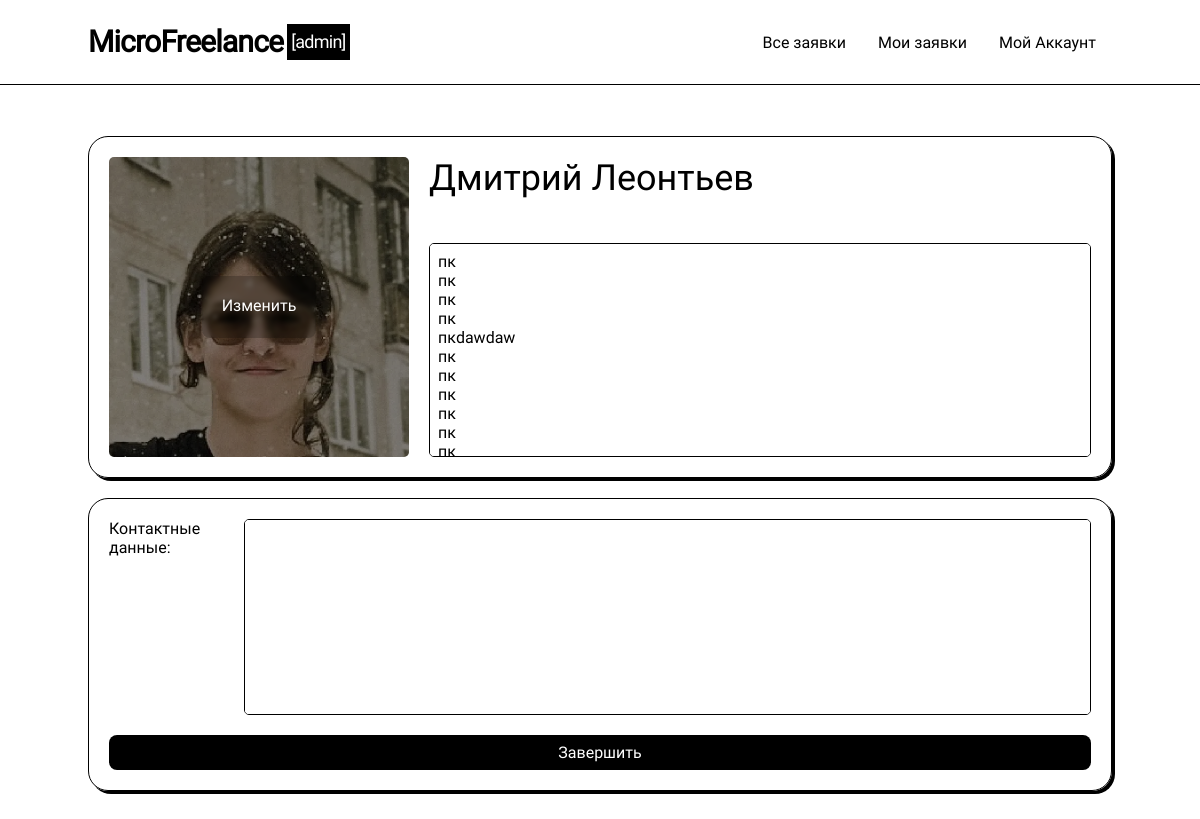
The app's page /profile-editor (signed in), older data.
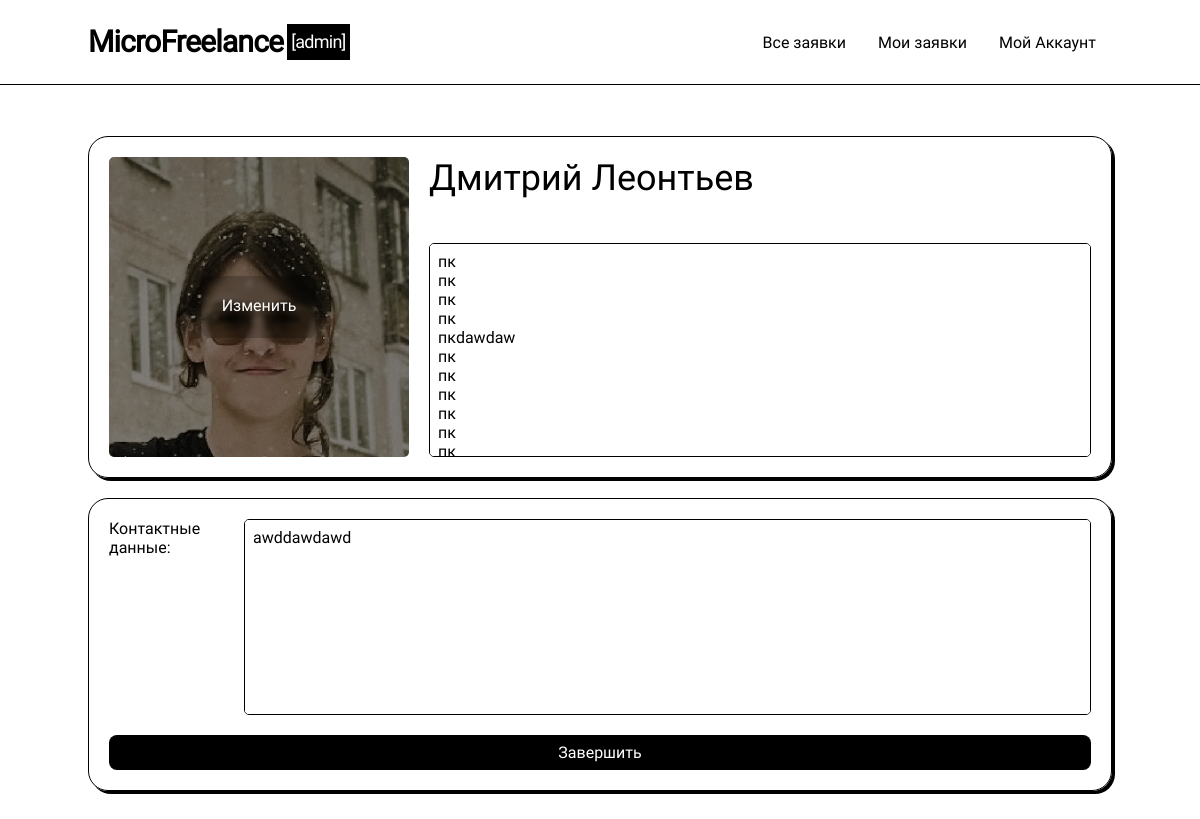
The same page, newer data.
### models.py (models this page shows, shortened)
class User(UserMixin, db.Model):
    __table_name__ = "users"
    id: Mapped[int]                         = mapped_column(primary_key=True)
    login: Mapped[str]                      = mapped_column(String(64), index=True, unique=True)
    password_hash: Mapped[Optional[str]]    = mapped_column(String(256))
    name: Mapped[Optional[str]]             = mapped_column(String(64))
    aboutme: Mapped[Optional[str]]          = mapped_column(String(256))
    contact_info: Mapped[Optional[str]]     = mapped_column(String(256))
    account_type: Mapped[str]               = mapped_column(String(256), default='student')

### routes.py (the view, shortened to what this page needs)
@app.route('/profile-editor/', methods=['GET', 'POST'])
@app.route('/profile-editor', methods=['GET', 'POST'])
@login_required
def profile_editor():
    if not current_user.is_authenticated:
        return redirect("/")
    form = ProfileEditorForm()
    print(form.photo, form.errors)
    if request.method == 'POST' and not form.validate():
        flash(['Произошла ошибка, возможно ошибка заполнения', 'red'])
    form.aboutme.data = current_user.aboutme
    form.contact_info.data = current_user.contact_info
    return render_template('profile_editor.html', current_user=current_user, form=form)

### forms.py
class ProfileEditorForm(FlaskForm):
    name = StringField('Имя', validators=[DataRequired()])
    aboutme = TextAreaField('Обомне', validators=[DataRequired()])
    contact_info = TextAreaField('contact_info')
    photo = FileField('image', validators=[FileAllowed(['jpg', 'png', 'webp', 'gif'], 'Images only!')])
    submit = SubmitField('Завершить')

### models.py (called while the page is built)
@login.user_loader
def load_user(id):
  return db.session.get(User, int(id))

### templates/profile_editor.html (shortened to what this page needs)
{% extends 'base/base.html' %}
{% block content %}
<form method="POST" enctype='multipart/form-data'>
    <div class="profile card">
        <div class="ava-edit">
            <img
            src="{{ url_for('static', filename='avatars/'+current_user.login + '.webp') }}"
            id="avatar"
            >
            <a class="button-action" onclick="getElementById('avatar_edit').click();">Изменить</a>
        </div>
        <div class="content">
            <div class="username" >{{ form.name(value=current_user.name, size=0) }}</div>
            <div class="aboutme"> {{ form.aboutme(size=0, style="resize: none;", class="scroll") }} </div>
        </div>
    </div>
    <div class="card settings">
        <div class="content">
            <span>Контактные данные:</span>
            <div class="contacts"> {{ form.contact_info(size=0, style="resize: none;", class="scroll") }} </div>
        </div>
        {{ form.submit(class="button button-finish", tabindex="0") }}
    </div>
</form>
{% endblock %}

### templates/base/base.html (shortened to what this page needs)
<!DOCTYPE html>
<html lang="en">
<head>
    <link rel="stylesheet" href="{{ url_for('static', filename='compile.css') }}">
    <link rel="stylesheet" href="{{ url_for('static', filename='output.css') }}">
</head>
<body>
    {% include 'base/header.html' %}
    <div class="container-" id="container">
        {% block content %}
        {% endblock %}
    </div>
</body>
</html>

### templates/base/header.html (shortened to what this page needs)
<nav class="nav-desktop">
    <div class="content">
      <div class="logo">
        <a href="/"> MicroFreelance</a>
        <span class="account-type">[{{current_user.account_type}}]</span>
      </div>
      <div class="tabs">
          <a class="tab" href="/all-tasks"> Все заявки </a>
          <a class="tab" href="/my-tasks">  Мои заявки </a>
          <div class="dropdown">
            <a class="tab" href="/login">   Мой Аккаунт</a>
          </div>
      </div>
  </div>
</nav>

### static/compile.css (style rules this page uses)
html, :host { line-height: 1.5; -webkit-text-size-adjust: 100%; -moz-tab-size: 4; -o-tab-size: 4; tab-size: 4; font-family: Roboto; font-feature-settings: normal; font-variation-settings: normal; -webkit-tap-highlight-color: transparent; }
body { margin: 0; line-height: inherit; }
a { color: inherit; text-decoration: inherit; }
button, input, optgroup, select, textarea { font-family: inherit; font-feature-settings: inherit; font-variation-settings: inherit; font-size: 100%; font-weight: inherit; line-height: inherit; letter-spacing: inherit; color: inherit; margin: 0; padding: 0; }
button, input:where([type='button']), input:where([type='reset']), input:where([type='submit']) { -webkit-appearance: button; background-color: transparent; background-image: none; }
textarea { resize: vertical; }
input::placeholder, textarea::placeholder { opacity: 1; color: #9ca3af; }
img, svg, video, canvas, audio, iframe, embed, object { display: block; vertical-align: middle; }
img, video { max-width: 100%; height: auto; }

Row changes from the older to the newer data that the page shows:
changed User "admin": contact_info (not shown) → "awddawdawd"
